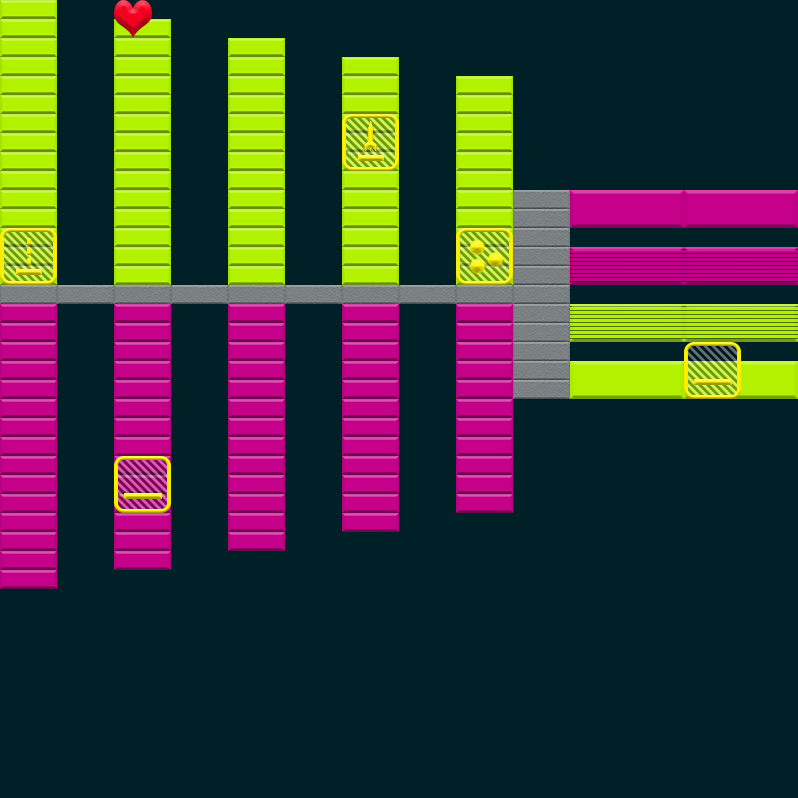

This game map was drawn from its Tiled (.tmx) file and the tilesets committed beside it. A one-line description and the trimmed map source follow:
An orthogonal 14x42 tile map with 57x19 px tiles, 2 tile layers (Bricks, Powerups), 3 tilesets.

<map version="1.0" tiledversion="1.0.3" orientation="orthogonal" renderorder="left-up" width="14" height="42" tilewidth="57" tileheight="19" backgroundcolor="#002028" nextobjectid="15">
 <properties>
  <property name="FinalBallSpeedPercentageIncrease" type="int" value="25" />
 </properties>
 <tileset firstgid="1" name="Bricks" tilewidth="114" tileheight="38" tilecount="18" columns="0">
  <tile id="0">
   <properties>
    <property name="HitsToDestroy" type="int" value="1" />
   </properties>
   <image width="114" height="38" source="../../../../SourceImages/Game/Brick-A1.png" />
  </tile>
  <tile id="1">
   <properties>
    <property name="HitsToDestroy" type="int" value="2" />
   </properties>
   <image width="114" height="38" source="../../../../SourceImages/Game/Brick-A2.png" />
  </tile>
  <tile id="2">
   <properties>
    <property name="HitsToDestroy" type="int" value="1" />
   </properties>
   <image width="114" height="38" source="../../../../SourceImages/Game/Brick-B1.png" />
  </tile>
  <tile id="3">
   <properties>
    <property name="HitsToDestroy" type="int" value="2" />
   </properties>
   <image width="114" height="38" source="../../../../SourceImages/Game/Brick-B2.png" />
  </tile>
  <tile id="4">
   <properties>
    <property name="HitsToDestroy" type="int" value="1" />
   </properties>
   <image width="114" height="38" source="../../../../SourceImages/Game/Brick-C1.png" />
  </tile>
  <tile id="5">
   <properties>
    <property name="HitsToDestroy" type="int" value="2" />
   </properties>
   <image width="114" height="38" source="../../../../SourceImages/Game/Brick-C2.png" />
  </tile>
  <tile id="6">
   <properties>
    <property name="HitsToDestroy" type="int" value="1" />
   </properties>
   <image width="114" height="38" source="../../../../SourceImages/Game/Brick-D1.png" />
  </tile>
  <tile id="7">
   <properties>
    <property name="HitsToDestroy" type="int" value="2" />
   </properties>
   <image width="114" height="38" source="../../../../SourceImages/Game/Brick-D2.png" />
  </tile>
  <tile id="8">
   <properties>
    <property name="HitsToDestroy" type="int" value="-1" />
   </properties>
   <image width="114" height="38" source="../../../../SourceImages/Game/Brick-E1.png" />
  </tile>
  <tile id="9">
   <properties>
    <property name="HitsToDestroy" type="int" value="1" />
   </properties>
   <image width="57" height="19" source="../../../../SourceImages/Game/SmallBrick-A1.png" />
  </tile>
  <tile id="10">
   <properties>
    <property name="HitsToDestroy" type="int" value="2" />
   </properties>
   <image width="57" height="19" source="../../../../SourceImages/Game/SmallBrick-A2.png" />
  </tile>
  <tile id="11">
   <properties>
    <property name="HitsToDestroy" type="int" value="1" />
   </properties>
   <image width="57" height="19" source="../../../../SourceImages/Game/SmallBrick-B1.png" />
  </tile>
  <tile id="12">
   <properties>
    <property name="HitsToDestroy" type="int" value="2" />
   </properties>
   <image width="57" height="19" source="../../../../SourceImages/Game/SmallBrick-B2.png" />
  </tile>
  <tile id="14">
   <properties>
    <property name="HitsToDestroy" type="int" value="1" />
   </properties>
   <image width="57" height="19" source="../../../../SourceImages/Game/SmallBrick-C1.png" />
  </tile>
  <tile id="15">
   <properties>
    <property name="HitsToDestroy" type="int" value="2" />
   </properties>
   <image width="57" height="19" source="../../../../SourceImages/Game/SmallBrick-C2.png" />
  </tile>
  <tile id="16">
   <properties>
    <property name="HitsToDestroy" type="int" value="1" />
   </properties>
   <image width="57" height="19" source="../../../../SourceImages/Game/SmallBrick-D1.png" />
  </tile>
  <tile id="17">
   <properties>
    <property name="HitsToDestroy" type="int" value="2" />
   </properties>
   <image width="57" height="19" source="../../../../SourceImages/Game/SmallBrick-D2.png" />
  </tile>
  <tile id="18">
   <properties>
    <property name="HitsToDestroy" type="int" value="-1" />
   </properties>
   <image width="57" height="19" source="../../../../SourceImages/Game/SmallBrick-E1.png" />
  </tile>
 </tileset>
 <tileset firstgid="20" name="Powerups" tilewidth="57" tileheight="57" tilecount="6" columns="0">
  <tile id="0">
   <properties>
    <property name="PowerupType" type="int" value="3" />
   </properties>
   <image width="57" height="57" source="../../../../SourceImages/Game/PowerupFireball.png" />
  </tile>
  <tile id="1">
   <properties>
    <property name="PowerupType" type="int" value="1" />
   </properties>
   <image width="57" height="57" source="../../../../SourceImages/Game/PowerupLargerPaddle.png" />
  </tile>
  <tile id="2">
   <properties>
    <property name="PowerupType" type="int" value="2" />
   </properties>
   <image width="57" height="57" source="../../../../SourceImages/Game/PowerupMultiBall.png" />
  </tile>
  <tile id="3">
   <properties>
    <property name="PowerupType" type="int" value="4" />
   </properties>
   <image width="57" height="57" source="../../../../SourceImages/Game/PowerupBullets.png" />
  </tile>
  <tile id="4">
   <properties>
    <property name="PowerupType" type="int" value="5" />
   </properties>
   <image width="57" height="57" source="../../../../SourceImages/Game/PowerupRockets.png" />
  </tile>
  <tile id="5">
   <properties>
    <property name="PowerupType" type="int" value="6" />
   </properties>
   <image width="38" height="38" source="../../../../SourceImages/Game/LifeUp.png" />
  </tile>
 </tileset>
 <tileset firstgid="26" name="Wormholes" tilewidth="57" tileheight="57" tilecount="2" columns="0">
  <tile id="2">
   <image width="57" height="57" source="../../../../SourceImages/Game/WormholeIn.png" />
  </tile>
  <tile id="3">
   <image width="57" height="57" source="../../../../SourceImages/Game/WormholeOut.png" />
  </tile>
 </tileset>
 <layer name="Bricks" width="14" height="42">
  <data>[588 cells, 158 non-empty, 7 distinct tile ids]</data>
 </layer>
 <layer name="Powerups" width="14" height="42">
  <data>[588 cells, 6 non-empty, 5 distinct tile ids]</data>
 </layer>
 <objectgroup name="Wormholes" />
</map>
